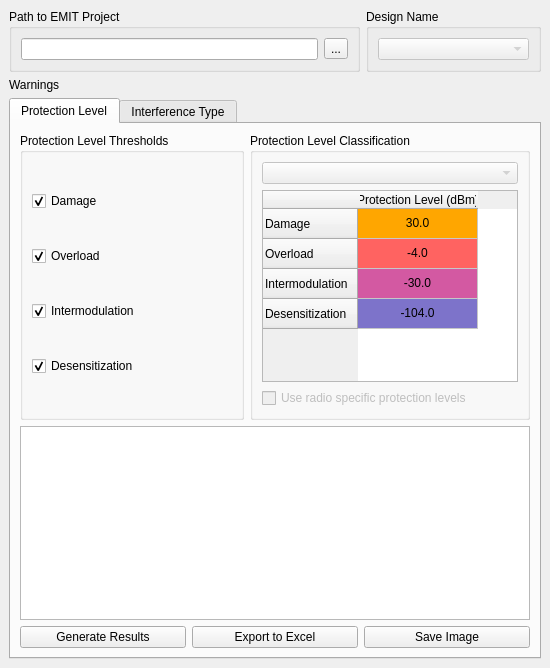
<?xml version="1.0" encoding="UTF-8"?>
<ui version="4.0">
 <class>MainWindow</class>
 <widget class="QMainWindow" name="MainWindow">
  <property name="geometry">
   <rect>
    <x>0</x>
    <y>0</y>
    <width>550</width>
    <height>650</height>
   </rect>
  </property>
  <property name="sizePolicy">
   <sizepolicy hsizetype="Fixed" vsizetype="Fixed">
    <horstretch>0</horstretch>
    <verstretch>0</verstretch>
   </sizepolicy>
  </property>
  <property name="windowTitle">
   <string>Interference Classification</string>
  </property>
  <widget class="QWidget" name="centralwidget">
   <property name="sizePolicy">
    <sizepolicy hsizetype="Fixed" vsizetype="Fixed">
     <horstretch>0</horstretch>
     <verstretch>0</verstretch>
    </sizepolicy>
   </property>
   <layout class="QVBoxLayout" name="verticalLayout_6">
    <item>
     <layout class="QHBoxLayout" name="horizontalLayout_3" stretch="2,1">
      <item>
       <widget class="QGroupBox" name="path_box">
        <property name="title">
         <string>Path to EMIT Project</string>
        </property>
        <layout class="QHBoxLayout" name="horizontalLayout_4">
         <item>
          <widget class="QLineEdit" name="file_path_box">
           <property name="inputMask">
            <string/>
           </property>
           <property name="readOnly">
            <bool>true</bool>
           </property>
          </widget>
         </item>
         <item>
          <widget class="QToolButton" name="file_select_btn">
           <property name="text">
            <string>...</string>
           </property>
          </widget>
         </item>
        </layout>
       </widget>
      </item>
      <item>
       <widget class="QGroupBox" name="design_name_box">
        <property name="title">
         <string>Design Name</string>
        </property>
        <layout class="QHBoxLayout" name="horizontalLayout_5">
         <item>
          <widget class="QComboBox" name="design_name_dropdown">
           <property name="enabled">
            <bool>false</bool>
           </property>
          </widget>
         </item>
        </layout>
       </widget>
      </item>
     </layout>
    </item>    
    <item>
     <widget class="QLabel" name="warnings">
      <property name="text">
       <string>Warnings</string>
      </property>
     </widget>
    </item>
    <item>
     <widget class="QTabWidget" name="tab_widget">
      <property name="tabShape">
       <enum>QTabWidget::Rounded</enum>
      </property>
      <property name="currentIndex">
       <number>0</number>
      </property>
      <widget class="QWidget" name="protection_tab">
       <attribute name="title">
        <string>Protection Level</string>
       </attribute>
       <layout class="QGridLayout" name="gridLayout">
        <item row="0" column="0">
         <layout class="QHBoxLayout" name="horizontalLayout">
          <item>
           <widget class="QGroupBox" name="protection_select_box">
            <property name="title">
             <string>Protection Level Thresholds</string>
            </property>
            <layout class="QVBoxLayout" name="verticalLayout">
             <item>
              <widget class="QCheckBox" name="damage_check">
               <property name="text">
                <string>Damage</string>
               </property>
               <property name="checked">
                <bool>true</bool>
               </property>
              </widget>
             </item>
             <item>
              <widget class="QCheckBox" name="overload_check">
               <property name="text">
                <string>Overload</string>
               </property>
               <property name="checked">
                <bool>true</bool>
               </property>
              </widget>
             </item>
             <item>
              <widget class="QCheckBox" name="intermodulation_check">
               <property name="text">
                <string>Intermodulation</string>
               </property>
               <property name="checked">
                <bool>true</bool>
               </property>
              </widget>
             </item>
             <item>
              <widget class="QCheckBox" name="desensitization_check">
               <property name="text">
                <string>Desensitization</string>
               </property>
               <property name="checked">
                <bool>true</bool>
               </property>
              </widget>
             </item>
            </layout>
           </widget>
          </item>
          <item>
           <widget class="QGroupBox" name="protection_class_box">
            <property name="title">
             <string>Protection Level Classification</string>
            </property>
            <layout class="QVBoxLayout" name="verticalLayout_2">
             <item>
              <widget class="QComboBox" name="radio_dropdown">
               <property name="enabled">
                <bool>false</bool>
               </property>
              </widget>
             </item>
             <item>
              <widget class="QTableWidget" name="protection_legend_table">
               <property name="sizePolicy">
                <sizepolicy hsizetype="Minimum" vsizetype="Minimum">
                 <horstretch>0</horstretch>
                 <verstretch>0</verstretch>
                </sizepolicy>
               </property>
               <property name="verticalScrollBarPolicy">
                <enum>Qt::ScrollBarAlwaysOff</enum>
               </property>
               <property name="horizontalScrollBarPolicy">
                <enum>Qt::ScrollBarAlwaysOff</enum>
               </property>
               <property name="autoScroll">
                <bool>false</bool>
               </property>
               <property name="editTriggers">
                <set>QAbstractItemView::NoEditTriggers</set>
               </property>
               <property name="selectionMode">
                <enum>QAbstractItemView::NoSelection</enum>
               </property>
               <attribute name="horizontalHeaderVisible">
                <bool>true</bool>
               </attribute>
               <attribute name="horizontalHeaderCascadingSectionResizes">
                <bool>false</bool>
               </attribute>
               <attribute name="horizontalHeaderMinimumSectionSize">
                <number>120</number>
               </attribute>
               <attribute name="horizontalHeaderDefaultSectionSize">
                <number>120</number>
               </attribute>
               <attribute name="horizontalHeaderHighlightSections">
                <bool>true</bool>
               </attribute>
               <attribute name="verticalHeaderVisible">
                <bool>true</bool>
               </attribute>
               <attribute name="verticalHeaderCascadingSectionResizes">
                <bool>false</bool>
               </attribute>
               <attribute name="verticalHeaderMinimumSectionSize">
                <number>30</number>
               </attribute>
               <attribute name="verticalHeaderHighlightSections">
                <bool>true</bool>
               </attribute>
               <attribute name="verticalHeaderShowSortIndicator" stdset="0">
                <bool>false</bool>
               </attribute>
               <row>
                <property name="text">
                 <string>Damage</string>
                </property>
               </row>
               <row>
                <property name="text">
                 <string>Overload</string>
                </property>
               </row>
               <row>
                <property name="text">
                 <string>Intermodulation</string>
                </property>
               </row>
               <row>
                <property name="text">
                 <string>Desensitization</string>
                </property>
               </row>
               <column>
                <property name="text">
                 <string>Protection Level (dBm)</string>
                </property>
               </column>
               <item row="0" column="0">
                <property name="text">
                 <string>30.0</string>
                </property>
                <property name="textAlignment">
                 <set>AlignCenter</set>
                </property>
                <property name="background">
                 <brush brushstyle="SolidPattern">
                  <color alpha="255">
                   <red>255</red>
                   <green>166</green>
                   <blue>0</blue>
                  </color>
                 </brush>
                </property>
                <property name="foreground">
                 <brush brushstyle="SolidPattern">
                  <color alpha="255">
                   <red>0</red>
                   <green>0</green>
                   <blue>0</blue>
                  </color>
                 </brush>
                </property>
               </item>
               <item row="1" column="0">
                <property name="text">
                 <string>-4.0</string>
                </property>
                <property name="textAlignment">
                 <set>AlignCenter</set>
                </property>
                <property name="background">
                 <brush brushstyle="SolidPattern">
                  <color alpha="255">
                   <red>255</red>
                   <green>99</green>
                   <blue>97</blue>
                  </color>
                 </brush>
                </property>
                <property name="foreground">
                 <brush brushstyle="SolidPattern">
                  <color alpha="255">
                   <red>0</red>
                   <green>0</green>
                   <blue>0</blue>
                  </color>
                 </brush>
                </property>
               </item>
               <item row="2" column="0">
                <property name="text">
                 <string>-30.0</string>
                </property>
                <property name="textAlignment">
                 <set>AlignCenter</set>
                </property>
                <property name="background">
                 <brush brushstyle="SolidPattern">
                  <color alpha="255">
                   <red>211</red>
                   <green>89</green>
                   <blue>162</blue>
                  </color>
                 </brush>
                </property>
                <property name="foreground">
                 <brush brushstyle="SolidPattern">
                  <color alpha="255">
                   <red>0</red>
                   <green>0</green>
                   <blue>0</blue>
                  </color>
                 </brush>
                </property>
               </item>
               <item row="3" column="0">
                <property name="text">
                 <string>-104.0</string>
                </property>
                <property name="textAlignment">
                 <set>AlignCenter</set>
                </property>
                <property name="background">
                 <brush brushstyle="SolidPattern">
                  <color alpha="255">
                   <red>125</red>
                   <green>115</green>
                   <blue>202</blue>
                  </color>
                 </brush>
                </property>
                <property name="foreground">
                 <brush brushstyle="SolidPattern">
                  <color alpha="255">
                   <red>0</red>
                   <green>0</green>
                   <blue>0</blue>
                  </color>
                 </brush>
                </property>
               </item>
              </widget>
             </item>
             <item>
              <widget class="QCheckBox" name="radio_specific_levels">
               <property name="enabled">
                <bool>false</bool>
               </property>
               <property name="text">
                <string>Use radio specific protection levels</string>
               </property>
              </widget>
             </item>
            </layout>
           </widget>
          </item>
         </layout>
        </item>
        <item row="1" column="0">
         <widget class="QTableWidget" name="protection_matrix">
          <property name="editTriggers">
           <set>QAbstractItemView::NoEditTriggers</set>
          </property>
         </widget>
        </item>
        <item row="2" column="0">
         <layout class="QHBoxLayout" name="horizontalLayout_2">
          <item>
           <widget class="QPushButton" name="protection_results_btn">
            <property name="text">
             <string>Generate Results</string>
            </property>
           </widget>
          </item>
          <item>
           <widget class="QPushButton" name="protection_export_btn">
            <property name="text">
             <string>Export to Excel</string>
            </property>
           </widget>
          </item>
          <item>
           <widget class="QPushButton" name="protection_save_img_btn">
            <property name="enabled">
             <bool>true</bool>
            </property>
            <property name="text">
             <string>Save Image</string>
            </property>
           </widget>
          </item>
         </layout>
        </item>
       </layout>
      </widget>
      <widget class="QWidget" name="interference_tab">
       <attribute name="title">
        <string>Interference Type</string>
       </attribute>
       <layout class="QVBoxLayout" name="verticalLayout_9">
        <item>
         <layout class="QHBoxLayout" name="horizontalLayout_7">
          <item>
           <widget class="QGroupBox" name="interference_select_box">
            <property name="title">
             <string>Interference Type (Source / Victim)</string>
            </property>
            <layout class="QVBoxLayout" name="verticalLayout_7">
             <item>
              <widget class="QCheckBox" name="in_in_check">
               <property name="enabled">
                <bool>true</bool>
               </property>
               <property name="text">
                <string>Inband / Inband</string>
               </property>
               <property name="checked">
                <bool>true</bool>
               </property>
              </widget>
             </item>
             <item>
              <widget class="QCheckBox" name="out_in_check">
               <property name="text">
                <string>Out of Band / Inband</string>
               </property>
               <property name="checked">
                <bool>true</bool>
               </property>
              </widget>
             </item>
             <item>
              <widget class="QCheckBox" name="in_out_check">
               <property name="text">
                <string>Inband / Out of Band</string>
               </property>
               <property name="checked">
                <bool>true</bool>
               </property>
              </widget>
             </item>
             <item>
              <widget class="QCheckBox" name="out_out_check">
               <property name="text">
                <string>Out of Band / Out of Band</string>
               </property>
               <property name="checked">
                <bool>true</bool>
               </property>
              </widget>
             </item>
            </layout>
           </widget>
          </item>
          <item>
           <widget class="QGroupBox" name="interference_class_box">
            <property name="title">
             <string>Interference Type Classification</string>
            </property>
            <layout class="QVBoxLayout" name="verticalLayout_8">
             <item>
              <widget class="QTableWidget" name="interference_legend_table">
               <property name="sizePolicy">
                <sizepolicy hsizetype="Minimum" vsizetype="Minimum">
                 <horstretch>0</horstretch>
                 <verstretch>0</verstretch>
                </sizepolicy>
               </property>
               <property name="verticalScrollBarPolicy">
                <enum>Qt::ScrollBarAlwaysOff</enum>
               </property>
               <property name="horizontalScrollBarPolicy">
                <enum>Qt::ScrollBarAlwaysOff</enum>
               </property>
               <attribute name="horizontalHeaderDefaultSectionSize">
                <number>190</number>
               </attribute>
               <attribute name="verticalHeaderVisible">
                <bool>false</bool>
               </attribute>
               <attribute name="verticalHeaderHighlightSections">
                <bool>true</bool>
               </attribute>
               <row>
                <property name="text">
                 <string/>
                </property>
               </row>
               <row>
                <property name="text">
                 <string/>
                </property>
               </row>
               <row>
                <property name="text">
                 <string/>
                </property>
               </row>
               <row>
                <property name="text">
                 <string/>
                </property>
               </row>
               <column>
                <property name="text">
                 <string>Interference Type (Source / Victim)</string>
                </property>
               </column>
               <item row="0" column="0">
                <property name="text">
                 <string>Inband / Inband</string>
                </property>
                <property name="textAlignment">
                 <set>AlignCenter</set>
                </property>
                <property name="background">
                 <brush brushstyle="SolidPattern">
                  <color alpha="255">
                   <red>255</red>
                   <green>166</green>
                   <blue>0</blue>
                  </color>
                 </brush>
                </property>
               </item>
               <item row="1" column="0">
                <property name="text">
                 <string>Out of Band / Inband</string>
                </property>
                <property name="textAlignment">
                 <set>AlignCenter</set>
                </property>
                <property name="background">
                 <brush brushstyle="SolidPattern">
                  <color alpha="255">
                   <red>255</red>
                   <green>99</green>
                   <blue>97</blue>
                  </color>
                 </brush>
                </property>
               </item>
               <item row="2" column="0">
                <property name="text">
                 <string>Inband / Out of Band</string>
                </property>
                <property name="textAlignment">
                 <set>AlignCenter</set>
                </property>
                <property name="background">
                 <brush brushstyle="SolidPattern">
                  <color alpha="255">
                   <red>211</red>
                   <green>89</green>
                   <blue>162</blue>
                  </color>
                 </brush>
                </property>
               </item>
               <item row="3" column="0">
                <property name="text">
                 <string>Out of Band / Out of Band</string>
                </property>
                <property name="textAlignment">
                 <set>AlignCenter</set>
                </property>
                <property name="background">
                 <brush brushstyle="SolidPattern">
                  <color alpha="255">
                   <red>125</red>
                   <green>115</green>
                   <blue>202</blue>
                  </color>
                 </brush>
                </property>
               </item>
              </widget>
             </item>
            </layout>
           </widget>
          </item>
         </layout>
        </item>
        <item>
         <widget class="QTableWidget" name="interference_matrix"/>
        </item>
        <item>
         <layout class="QHBoxLayout" name="horizontalLayout_6">
          <item>
           <widget class="QPushButton" name="interference_results_btn">
            <property name="text">
             <string>Generate Results</string>
            </property>
           </widget>
          </item>
          <item>
           <widget class="QPushButton" name="interference_export_btn">
            <property name="text">
             <string>Export to Excel</string>
            </property>
           </widget>
          </item>
          <item>
           <widget class="QPushButton" name="interference_save_img_btn">
            <property name="enabled">
             <bool>true</bool>
            </property>
            <property name="text">
             <string>Save Image</string>
            </property>
           </widget>
          </item>
         </layout>
        </item>
       </layout>
      </widget>
     </widget>
    </item>
   </layout>
  </widget>
 </widget>
 <resources/>
 <connections/>
</ui>
